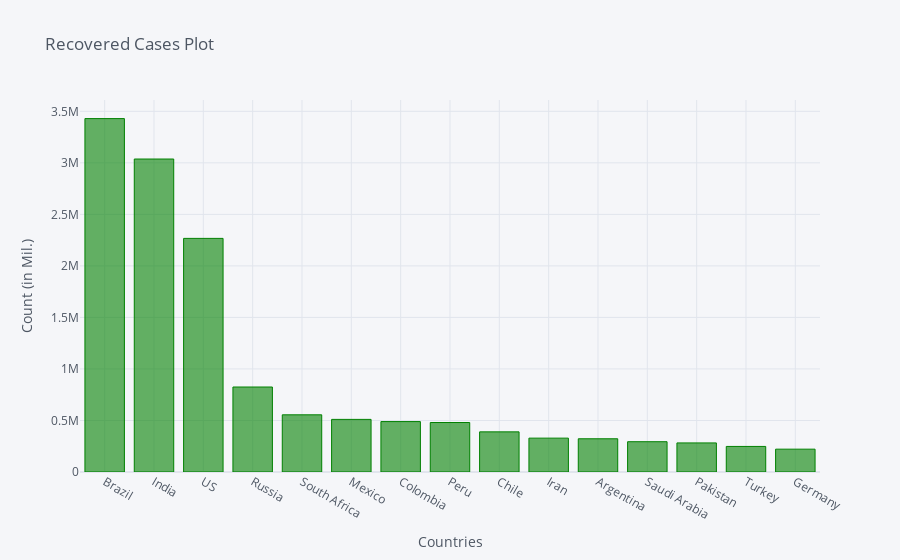

Notebook cell for this chart:
### Code cell
recovered_df2_plot.iplot(kind='bar', x='Country/Region', y='9/3/20',color='green',
                         title='Recovered Cases Plot',xTitle='Countries',yTitle='Count (in Mil.)')

### Figure 1 — Plotly figure (JSON) as saved in the notebook; plotly's stock layout.template omitted (floating-point values rounded to 4 significant figures)
{"data": [{"marker": {"color": "rgba(0, 128, 0, 0.6)", "line": {"color": "rgba(0, 128, 0, 1.0)", "width": 1}}, "name": "9/3/20", "orientation": "v", "text": "", "type": "bar", "x": ["Brazil", "India", "US", "Russia", "South Africa", "Mexico", "Colombia", "Peru", "Chile", "Iran", "Argentina", "Saudi Arabia", "Pakistan", "Turkey", "Germany"], "y": [3429435, 3037151, 2266957, 824783, 554887, 510626, 489151, 480177, 389409, 328595, 322461, 293964, 282268, 248087, 221525]}], "layout": {"legend": {"bgcolor": "#F5F6F9", "font": {"color": "#4D5663"}}, "paper_bgcolor": "#F5F6F9", "plot_bgcolor": "#F5F6F9", "title": {"font": {"color": "#4D5663"}, "text": "Recovered Cases Plot"}, "xaxis": {"gridcolor": "#E1E5ED", "showgrid": true, "tickfont": {"color": "#4D5663"}, "title": {"font": {"color": "#4D5663"}, "text": "Countries"}, "zerolinecolor": "#E1E5ED"}, "yaxis": {"gridcolor": "#E1E5ED", "showgrid": true, "tickfont": {"color": "#4D5663"}, "title": {"font": {"color": "#4D5663"}, "text": "Count (in Mil.)"}, "zerolinecolor": "#E1E5ED"}}}
